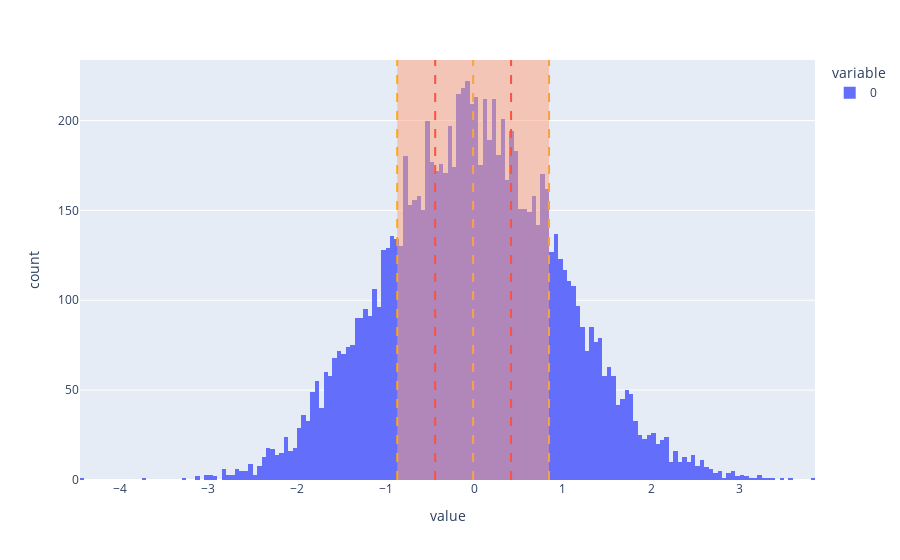

Notebook code cell kept with this figure:
### Markdown cell above
## More rules

### Code cell
# generate normal distribution
from scipy.stats import norm

breaks = 2

np.random.seed(0)
X = np.random.normal(0, 1, (10_000, 2))


mean = np.nanmean(X, axis=0)
std = np.nanstd(X, axis=0)
brks = norm.ppf(np.linspace(0, 1, breaks+2))[1:-1]
print(brks)
num_features = len(mean)

# if generated_columns is None:
#     generated_columns = np.repeat(True, num_features)
# assert generated_columns.shape == (num_features,), "generated_columns has wrong shape {}".format(generated_columns.shape)
column_names = None
if column_names is None:
    column_names = ["X[%d]" % i for i in range(num_features)]

ranges_all = []
new_ranges_all = []
for i in range(num_features):
    ranges = []
    if False:
        pass
    # if not generated_columns[i]:
    #     continue
    # if is_categorical(X[:, i]):
    #     categories = np.unique(X[:, i][~np.isnan(X[:, i])])
    #     for cat in categories:
    #         rule = DSRule(lambda x, i=i, k=cat: x[i] == k, f"{column_names[i]} = {cat}")
    #         self.add_rule(rule, method=self.maf_method)
    else:
        # First rule
        v = mean[i] + std[i] * brks[0]
        # rule = DSRule(lambda x, i=i, v=v: x[i] <= v, f"{column_names[i]} < {v:.3f}")
        # self.add_rule(rule, method=self.maf_method)
        # Mid rules
        ranges = [v]
        for j in range(1, len(brks)):
            vl = v
            v = mean[i] + std[i] * brks[j]
            ranges.append(vl)
            # rule = DSRule(lambda x, i=i, vl=vl, v=v: vl <=
                            # x[i] < v, f"{vl:.3f} < {column_names[i]} < {v:.3f}")
            # self.add_rule(rule, method=self.maf_method)
        ranges.append(v)
        
        ranges = list(set(ranges))
        ranges_all.append(ranges)
        # Last rule
        # rule = DSRule(lambda x, i=i, v=v: x[i] > v, f"{column_names[i]} > {v:.3f}")
        # self.add_rule(rule, method=self.maf_method)
        
        # new ranges (in between)
        if breaks != 2:
            raise NotImplementedError("Only 2 breaks are supported for now")


        # # first range 16.7 percent to 50 percent
        # rule = DSRule(lambda x, i=i, vl=mean[i] + 1.5 * std[i] * brks[0], v=mean[i]: vl <=
        #                     x[i] < v, f"{vl:.3f} < {column_names[i]} < {v:.3f}")
        # self.add_rule(rule, method=self.maf_method)
        
        # # second range 50 percent to 83.3 percent
        # rule = DSRule(lambda x, i=i, vl=mean[i], v=mean[i] + 1.5 * std[i] * brks[-1]: vl <=
        #                     x[i] < v, f"{vl:.3f} < {column_names[i]} < {v:.3f}")

        multiplier = (100 / 3) / (50 - 100/3)
        # print(multiplier)
        new_ranges = [mean[i] + multiplier * std[i] * brks[0], mean[i], mean[i] + multiplier * std[i] * brks[-1]]
        new_ranges_all.append(new_ranges)

# print(ranges_all)
# print(new_ranges_all)

fig = px.histogram(X[:, 0])


# add vertical lines in ranges
for r in ranges_all[0]:
    fig.add_vline(x=r, line_dash="dash", line_color="red")

# # add vertical lines in ranges
for r in new_ranges_all[0]:
    fig.add_vline(x=r, line_dash="dash", line_color="orange")

to_highlight_left = new_ranges_all[0][0]
to_highlight_right = new_ranges_all[0][-1]

# plotly highlight

fig.add_vrect(
    x0=to_highlight_left, x1=to_highlight_right,
    fillcolor="LightSalmon", opacity=0.5, line_width=0
)

x0 = X[:, 0]





print(((x0 <= mean[0]) & (x0 >= new_ranges_all[0][0])).sum() / len(x0))
print(((x0 >= mean[0]) & (x0 <= new_ranges_all[0][-1])).sum() / len(x0))

fig.show()

### Figure 1 — Plotly figure (JSON) as saved in the notebook; plotly's stock layout.template omitted (floating-point values rounded to 4 significant figures; data arrays with more than 128 entries replaced by an {"elided": "..."} marker saying what was removed)
{"data": [{"alignmentgroup": "True", "bingroup": "x", "hovertemplate": "variable=0<br>value=%{x}<br>count=%{y}<extra></extra>", "legendgroup": "0", "marker": {"color": "#636efa", "pattern": {"shape": ""}}, "name": "0", "offsetgroup": "0", "orientation": "v", "showlegend": true, "type": "histogram", "x": {"elided": "10000 float values"}, "xaxis": "x", "yaxis": "y"}], "layout": {"barmode": "relative", "legend": {"title": {"text": "variable"}, "tracegroupgap": 0}, "margin": {"t": 60}, "shapes": [{"line": {"color": "red", "dash": "dash"}, "type": "line", "x0": -0.439, "x1": -0.439, "xref": "x", "y0": 0, "y1": 1, "yref": "y domain"}, {"line": {"color": "red", "dash": "dash"}, "type": "line", "x0": 0.4181, "x1": 0.4181, "xref": "x", "y0": 0, "y1": 1, "yref": "y domain"}, {"line": {"color": "orange", "dash": "dash"}, "type": "line", "x0": -0.8676, "x1": -0.8676, "xref": "x", "y0": 0, "y1": 1, "yref": "y domain"}, {"line": {"color": "orange", "dash": "dash"}, "type": "line", "x0": -0.01049, "x1": -0.01049, "xref": "x", "y0": 0, "y1": 1, "yref": "y domain"}, {"line": {"color": "orange", "dash": "dash"}, "type": "line", "x0": 0.8466, "x1": 0.8466, "xref": "x", "y0": 0, "y1": 1, "yref": "y domain"}, {"fillcolor": "LightSalmon", "line": {"width": 0}, "opacity": 0.5, "type": "rect", "x0": -0.8676, "x1": 0.8466, "xref": "x", "y0": 0, "y1": 1, "yref": "y domain"}], "xaxis": {"anchor": "y", "domain": [0, 1], "title": {"text": "value"}}, "yaxis": {"anchor": "x", "domain": [0, 1], "title": {"text": "count"}}}}
